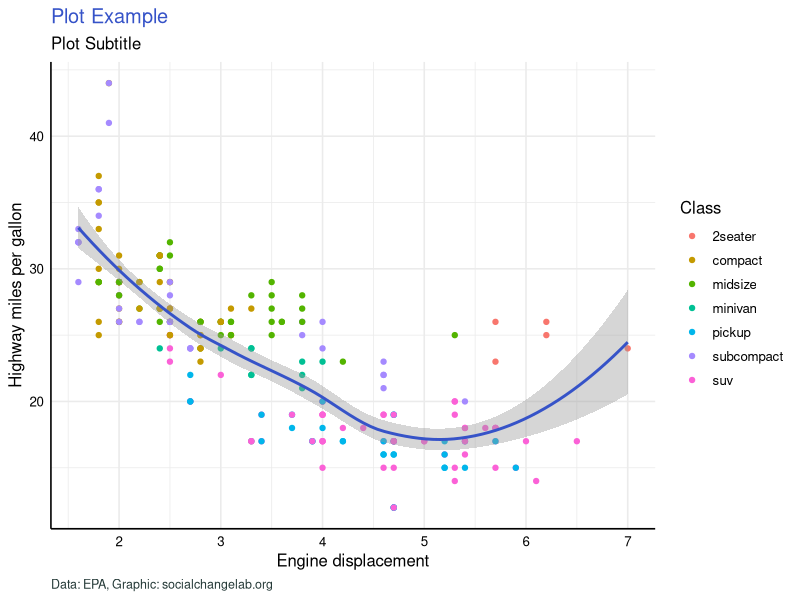

Recreate this plot in R.
## ---- chunk 1
#| echo: true
#| output: false

library(tidyverse)
## ---- chunk 2
#| eval: true
#| echo: false

scl_colors <- c("logo" = "#3653C8", "font" = "#243937", "#0B2E6E", "#0F4AB2")

theme_scl <- function(
    base_size = 12,
    base_family = "",
    plot_title_size = 20,
    plot_title_color = scl_colors["logo"]) {
  ggplot2::theme_minimal(base_size = base_size, base_family = base_family) +
    theme(
      plot.background = element_rect(colour = "white"), # removed by minimal
      text = element_text(color = "black"),
      axis.text = element_text(color = "black"), # break labels
      axis.title = element_text(color = "black", size = base_size), # axis labels
      axis.line = element_line(),
      legend.text = element_text(color = "black"),
      plot.title = element_text(color = plot_title_color),
      plot.caption = element_text(color = scl_colors["font"], size = 9, hjust = 0)
    )
}
ggplot2::theme_set(theme_grey()) # default
## ---- chunk 3
#| echo: false
#| fig-align: center
#| fig-width: 11
#| fig-height: 6
mpg %>%
  ggplot(aes(x = displ, y = hwy)) +
  geom_point(aes(color = class)) +
  geom_smooth(color = scl_colors["logo"]) +
  # paletteer::scale_color_paletteer_d("colorblindr::OkabeIto_black") +
  theme_scl() +
  labs(
    title = "Plot Example",
    subtitle = "Plot Subtitle",
    x = "Engine displacement",
    y = "Highway miles per gallon",
    color = "Class",
    caption = "Data: EPA, Graphic: socialchangelab.org"
  )
